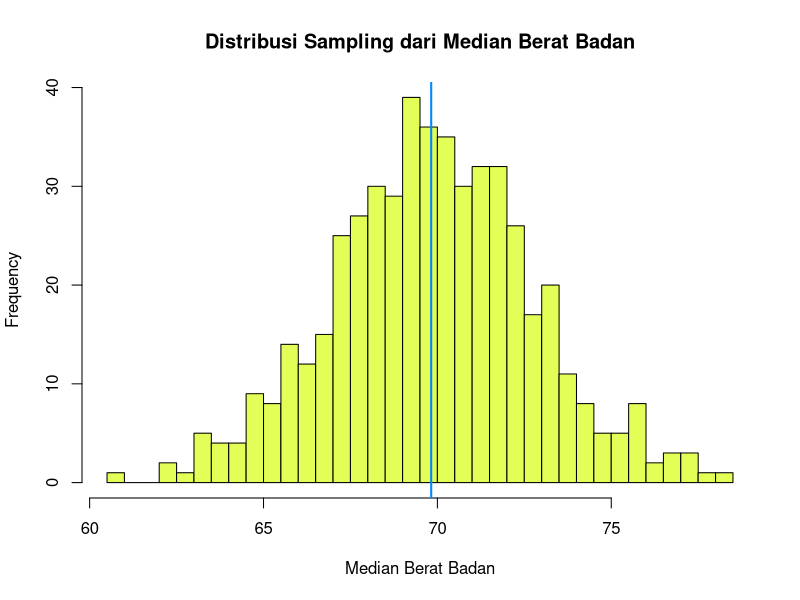

Here is the R script that generated this plot:
# Set seed untuk reproduktibilitas
set.seed(789)

# Parameter populasi
mean_populasi <- 70
sd_populasi <- 15
n <- 40  # Ukuran sampel
banyak_sampel <- 500  # Banyaknya distribusi sampling

# Simulasi distribusi sampling
median_sampel <- replicate(banyak_sampel, {
  sampel <- rnorm(n, mean = mean_populasi, sd = sd_populasi)
  median(sampel)
})

# Plot distribusi sampling
hist(median_sampel, main = "Distribusi Sampling dari Median Berat Badan",
     xlab = "Median Berat Badan", col = "#e3ff57", breaks = 30)

# Menambahkan garis untuk median
abline(v = median(median_sampel), col = "#0087ff", lwd = 2)

rm(list = ls())

